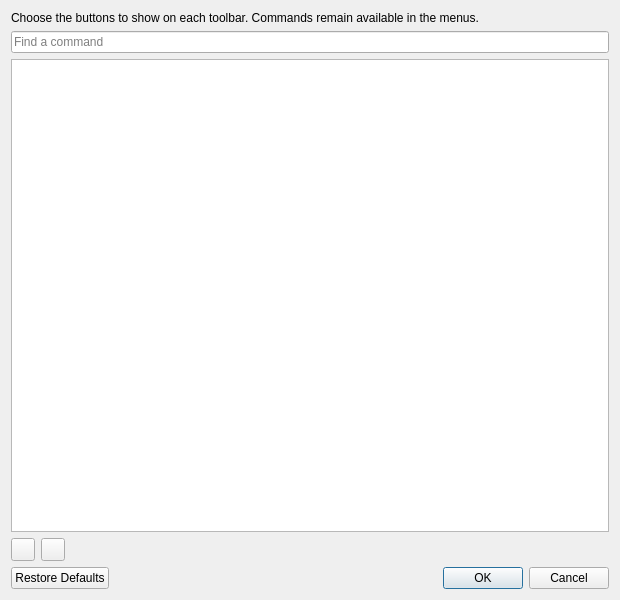
<?xml version="1.0" encoding="UTF-8"?>
<ui version="4.0">
    <class>ToolbarSettingsDlg</class>
    <widget class="QDialog" name="ToolbarSettingsDlg">
        <property name="geometry">
            <rect><x>0</x><y>0</y><width>620</width><height>600</height></rect>
        </property>
        <property name="windowTitle"><string>Customize Toolbars</string></property>
        <layout class="QVBoxLayout" name="verticalLayout">
            <item>
                <widget class="QLabel" name="hintLabel">
                    <property name="text"><string>Choose the buttons to show on each toolbar. Commands remain available in the menus.</string></property>
                    <property name="wordWrap"><bool>true</bool></property>
                </widget>
            </item>
            <item>
                <widget class="QLineEdit" name="searchEdit">
                    <property name="placeholderText"><string>Find a command</string></property>
                    <property name="clearButtonEnabled"><bool>true</bool></property>
                </widget>
            </item>
            <item>
                <widget class="QTreeWidget" name="commandTree">
                    <property name="headerHidden"><bool>true</bool></property>
                    <property name="uniformRowHeights"><bool>true</bool></property>
                    <column><property name="text"><string>Command</string></property></column>
                </widget>
            </item>
            <item>
                <layout class="QHBoxLayout" name="orderLayout">
                    <item>
                        <widget class="QToolButton" name="upButton">
                            <property name="toolTip"><string>Move up</string></property>
                            <property name="icon"><iconset><normaloff>:/resource/icons/up.png</normaloff>:/resource/icons/up.png</iconset></property>
                        </widget>
                    </item>
                    <item>
                        <widget class="QToolButton" name="downButton">
                            <property name="toolTip"><string>Move down</string></property>
                            <property name="icon"><iconset><normaloff>:/resource/icons/down.png</normaloff>:/resource/icons/down.png</iconset></property>
                        </widget>
                    </item>
                    <item><spacer name="orderSpacer"><property name="orientation"><enum>Qt::Orientation::Horizontal</enum></property><property name="sizeHint" stdset="0"><size><width>40</width><height>20</height></size></property></spacer></item>
                </layout>
            </item>
            <item>
                <widget class="QDialogButtonBox" name="buttonBox">
                    <property name="standardButtons"><set>QDialogButtonBox::StandardButton::Cancel|QDialogButtonBox::StandardButton::Ok|QDialogButtonBox::StandardButton::RestoreDefaults</set></property>
                </widget>
            </item>
        </layout>
    </widget>
    <resources><include location="../../../resources/files_res.qrc"/></resources>
    <connections/>
</ui>
